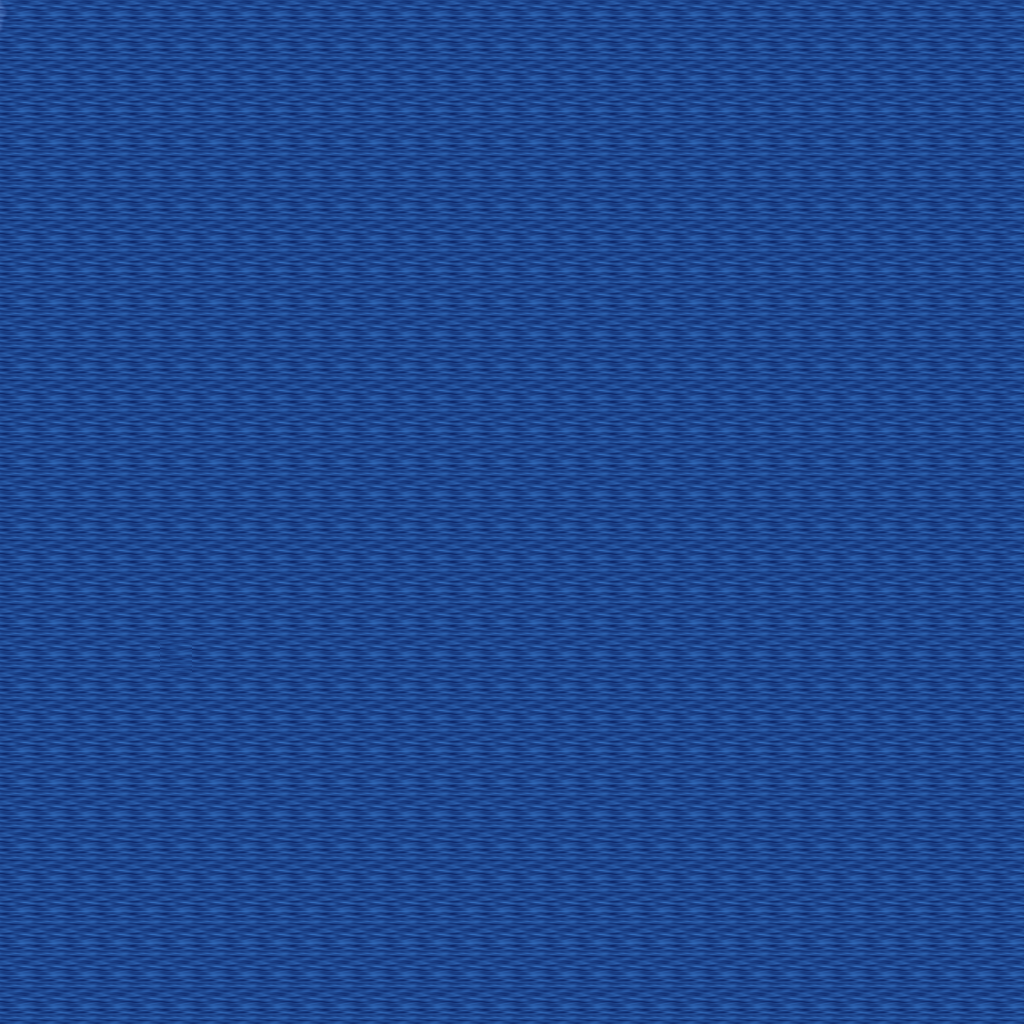

This game map was drawn from its Tiled (.tmx) file and the tilesets committed beside it. A one-line description and the trimmed map source follow:
An orthogonal 32x32 tile map with 32x32 px tiles, 5 tile layers (Ground, Objects, Objects2, Above, ...), 1 hidden layer not drawn, 23 tilesets.

<map version="1.10" tiledversion="1.11.0" orientation="orthogonal" renderorder="right-down" width="32" height="32" tilewidth="32" tileheight="32" infinite="0" nextlayerid="11" nextobjectid="1">
 <tileset firstgid="1" name="furniture_table_rectangular_with_meals" tilewidth="32" tileheight="32" tilecount="9" columns="3">
  <image source="../drawable/furniture_table_rectangular_with_meals.png" width="96" height="96" />
 </tileset>
 <tileset firstgid="10" name="building_fence_fence_wooden" tilewidth="32" tileheight="32" tilecount="12" columns="3">
  <image source="../drawable/building_fence_fence_wooden.png" width="96" height="128" />
 </tileset>
 <tileset firstgid="22" name="ground_indoor_brown_hole" tilewidth="32" tileheight="32" tilecount="56" columns="7">
  <image source="../drawable/ground_indoor_brown_hole.png" width="224" height="256" />
 </tileset>
 <tileset firstgid="78" name="ground_square_patch" tilewidth="32" tileheight="32" tilecount="9" columns="3">
  <image source="../drawable/ground_square_patch.png" width="96" height="96" />
 </tileset>
 <tileset firstgid="87" name="building_wall_bricked_edges" tilewidth="32" tileheight="32" tilecount="25" columns="5">
  <image source="../drawable/building_wall_bricked_edges.png" width="160" height="160" />
 </tileset>
 <tileset firstgid="112" name="plant_stump_small_stump" tilewidth="32" tileheight="32" tilecount="4" columns="2">
  <image source="../drawable/plant_stump_small_stump.png" width="64" height="64" />
 </tileset>
 <tileset firstgid="116" name="item_pot_barrel" tilewidth="32" tileheight="32" tilecount="2" columns="1">
  <image source="../drawable/item_pot_barrel.png" width="32" height="64" />
 </tileset>
 <tileset firstgid="118" name="item_statue_green_stone_2" tilewidth="32" tileheight="32" tilecount="6" columns="2">
  <image source="../drawable/item_statue_green_stone_2.png" width="64" height="96" />
 </tileset>
 <tileset firstgid="124" name="item_brush" tilewidth="32" tileheight="32" tilecount="3" columns="1">
  <image source="../drawable/item_brush.png" width="32" height="96" />
 </tileset>
 <tileset firstgid="127" name="logic_creature_rodent" tilewidth="32" tileheight="32" tilecount="8" columns="8">
  <image source="../drawable/logic_creature_rodent.png" width="256" height="32" />
 </tileset>
 <tileset firstgid="135" name="logic_portal" tilewidth="32" tileheight="32" tilecount="24" columns="8">
  <image source="../drawable/logic_portal.png" width="256" height="96" />
 </tileset>
 <tileset firstgid="159" name="logic_collision" tilewidth="32" tileheight="32" tilecount="1" columns="1">
  <image source="../drawable/logic_collision.png" width="32" height="32" />
 </tileset>
 <tileset firstgid="160" name="object_boat" tilewidth="32" tileheight="32" tilecount="42" columns="6">
  <image source="../drawable/object_boat.png" width="192" height="224" />
 </tileset>
 <tileset firstgid="202" name="object_ship" tilewidth="32" tileheight="32" tilecount="368" columns="16">
  <image source="../drawable/object_ship.png" width="512" height="736" />
 </tileset>
 <tileset firstgid="570" name="ground_ground" tilewidth="32" tileheight="32" tilecount="33" columns="3">
  <image source="../drawable/ground_ground.png" width="96" height="352" />
 </tileset>
 <tileset firstgid="603" name="ground_water_pool_deep" tilewidth="32" tileheight="32" tilecount="72" columns="3">
  <image source="../drawable/ground_water_pool_deep.png" width="96" height="768" />
 </tileset>
 <tileset firstgid="675" name="furniture_light_lights_candle" tilewidth="32" tileheight="32" tilecount="42" columns="6">
  <image source="../drawable/furniture_light_lights_candle.png" width="192" height="224" />
 </tileset>
 <tileset firstgid="717" name="light_dim_light_7x5" tilewidth="32" tileheight="32" tilecount="35" columns="7">
  <image source="../drawable/light_dim_light_7x5.png" width="224" height="160" />
 </tileset>
 <tileset firstgid="752" name="furniture_light_ship_lamps" tilewidth="32" tileheight="32" tilecount="2" columns="2">
  <image source="../drawable/furniture_light_ship_lamps.png" width="64" height="32" />
 </tileset>
 <tileset firstgid="754" name="light_red_light_5x5" tilewidth="32" tileheight="32" tilecount="25" columns="5">
  <image source="../drawable/light_red_light_5x5.png" width="160" height="160" />
 </tileset>
 <tileset firstgid="779" name="light_green_light_5x5" tilewidth="32" tileheight="32" tilecount="25" columns="5">
  <image source="../drawable/light_green_light_5x5.png" width="160" height="160" />
 </tileset>
 <tileset firstgid="804" name="furniture_bed_double_peach" tilewidth="32" tileheight="32" tilecount="8" columns="2">
  <image source="../drawable/furniture_bed_double_peach.png" width="64" height="128" />
 </tileset>
 <tileset firstgid="812" name="ground_water_whirlpool" tilewidth="32" tileheight="32" tilecount="8" columns="1">
  <image source="../drawable/ground_water_whirlpool.png" width="32" height="256" />
 </tileset>
 <layer id="1" name="Ground" width="32" height="32">
  <data>[1024 cells, 1024 non-empty, 3 distinct tile ids]</data>
 </layer>
 <layer id="2" name="Objects" width="32" height="32">
  <data>[1024 cells, 0 non-empty, 0 distinct tile ids]</data>
 </layer>
 <layer id="3" name="Objects2" width="32" height="32">
  <data>[1024 cells, 0 non-empty, 0 distinct tile ids]</data>
 </layer>
 <layer id="4" name="Above" width="32" height="32">
  <data>[1024 cells, 0 non-empty, 0 distinct tile ids]</data>
 </layer>
 <layer id="5" name="Above2" width="32" height="32">
  <data>[1024 cells, 0 non-empty, 0 distinct tile ids]</data>
 </layer>
 <layer id="6" name="Walkable" width="32" height="32" visible="0">
  <data>[1024 cells, 1024 non-empty, 1 distinct tile ids]</data>
 </layer>
 <objectgroup id="7" name="Mapevents" />
 <objectgroup id="8" name="Spawn" />
 <objectgroup id="9" name="Keys" />
 <objectgroup id="10" name="Replace" />
</map>
